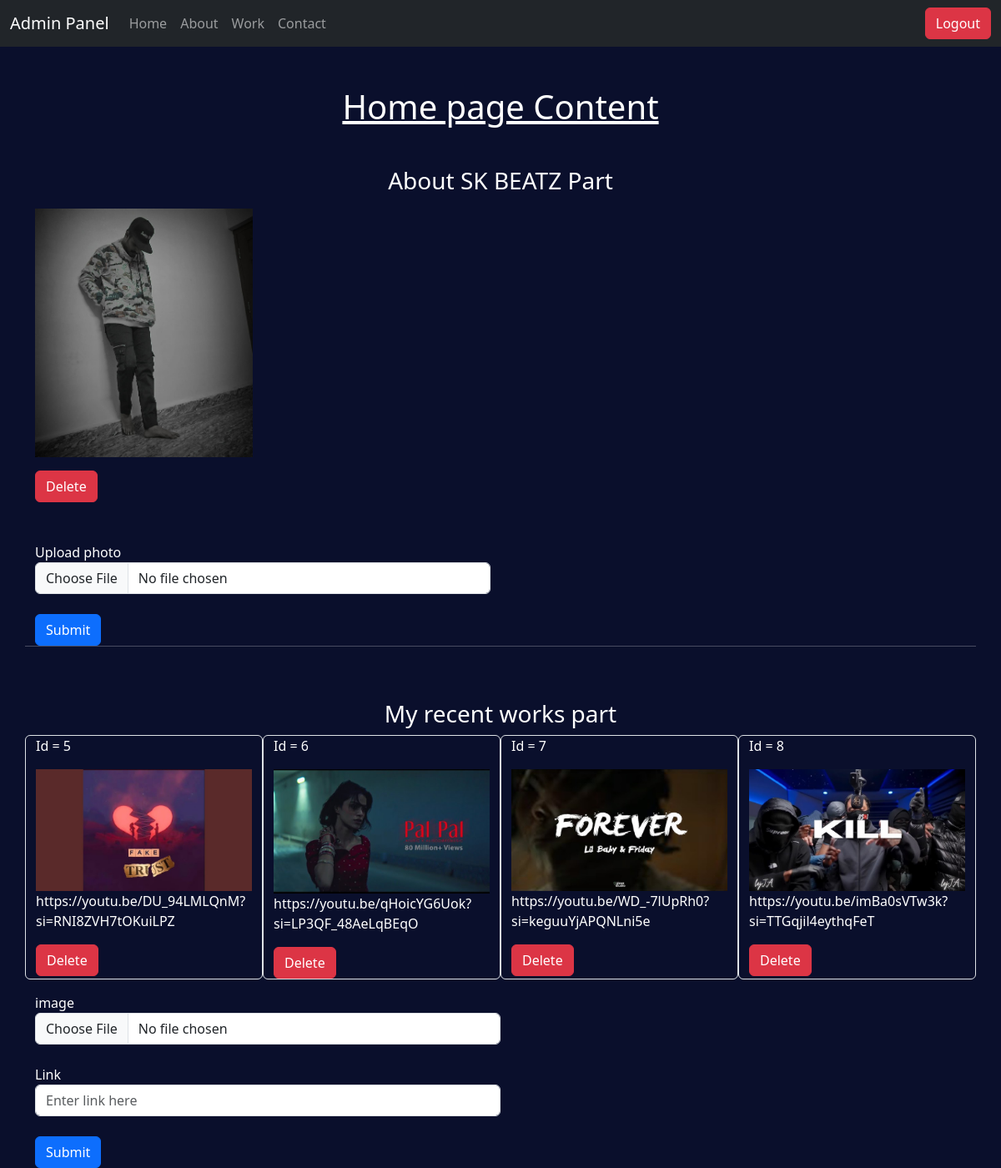
Screenshot of /admin_home_page with the database file from the repository.
### skapp/models.py (models this page shows)
class admin_home(models.Model):
    image=models.FileField(upload_to="photo/", max_length=500,null=True,default=None)

class admin_home2(models.Model):
    img=models.FileField(upload_to="photo/",max_length=500,null=True,default=None)
    link=models.CharField(max_length=200,null=True,default=None)

### skapp/views.py (the view)
# urls.py: path('admin_home_page',views.admin_home_page,name="admin_home_page"),
def admin_home_page(request):
    msg=""
    if request.method=="POST":
        file1=request.FILES["file"]
        document=admin_home(image=file1)
        document.save()
        msg="File uploaded"
    data=admin_home.objects.all()
    data2=admin_home2.objects.all()
    return render(request,'admin pages/home_page.html',{"msg":msg,'data':data,'data2':data2})

### templates/admin pages/home_page.html (shortened to what this page needs)
{% extends "admin_layout.html" %}
{% block admin %}
<center><h1 class="mt-5 text-decoration-underline">Home page Content</h1></center>
<center><h3 class="mt-5">About SK BEATZ Part</h3></center>
<div class="container">
    <div class="row">
        <div class="col-3">
            {% for i in data %}
            <img class="img-fluid mb-3" src="media/{{i.image}}" alt="image">
            <form action="delete_img" method="post">
                <button class="btn btn-danger" type="submit">Delete</button>
            </form>
            {% endfor %}
        </div>
    </div>
    <form action="admin_home_page" method="POST" enctype="multipart/form-data">
    <div class="row">
        <div class="col-lg-6 mt-5">
            <label for="">Upload photo</label>
            <input class="form-control" type="file" name="file"><br>
            <input class="btn btn-primary" type="submit">
        </div>
        </form>
        <hr>
        <center><h3 class="mt-5">My recent works part</h3></center>
        {% for d in data2 %}
        <div class="col-3 border rounded">
            <p>Id = {{d.id}}</p>
        <img class="img-fluid" src="media/{{d.img}}" alt="image">
        <p>{{d.link}}</p>
        <form action="delete_img2" method="post">
                <button class="btn btn-danger" type="submit">Delete</button>
            </form>
        </div>
        {% endfor %}
        <form action="admin_home2" method="post" enctype="multipart/form-data">
            <div class="col-lg-6 mt-3">
                <label for="">image</label>
                <input class="form-control" type="file" name="file1"><br>
                <label for="">Link</label><br>
                <input class="form-control" type="text" name="link" placeholder="Enter link here" required><br>
                <input class="btn btn-primary" type="submit">
            </div>
        </form>
    </div>
{% endblock admin %}

### static/css/work.css (style rules this page uses)
h1 { text-align: center; font-size: 2.5em; margin-bottom: 40px; }

### rows the page displays
admin_home: image (picture)
admin_home2: id "5", img (picture), link "https://youtu.be/DU_94LMLQnM?si=RNI8ZVH7tOKuiLPZ"
admin_home2: id "6", img (picture), link "https://youtu.be/qHoicYG6Uok?si=LP3QF_48AeLqBEqO"
admin_home2: id "7", img (picture), link "https://youtu.be/WD_-7lUpRh0?si=keguuYjAPQNLni5e"
admin_home2: id "8", img (picture), link "https://youtu.be/imBa0sVTw3k?si=TTGqjil4eythqFeT"
